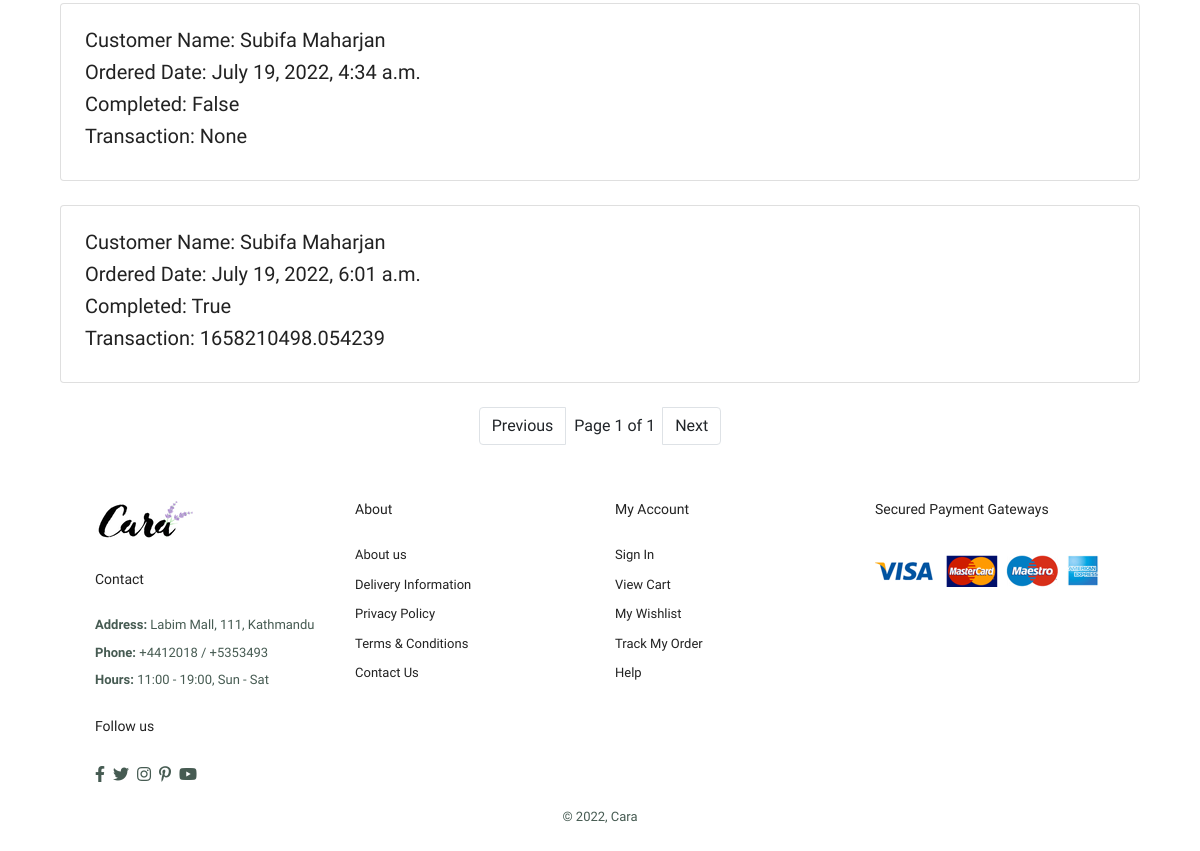
/view_orders/ (signed in, lower part), run on an earlier commit of the app's database.
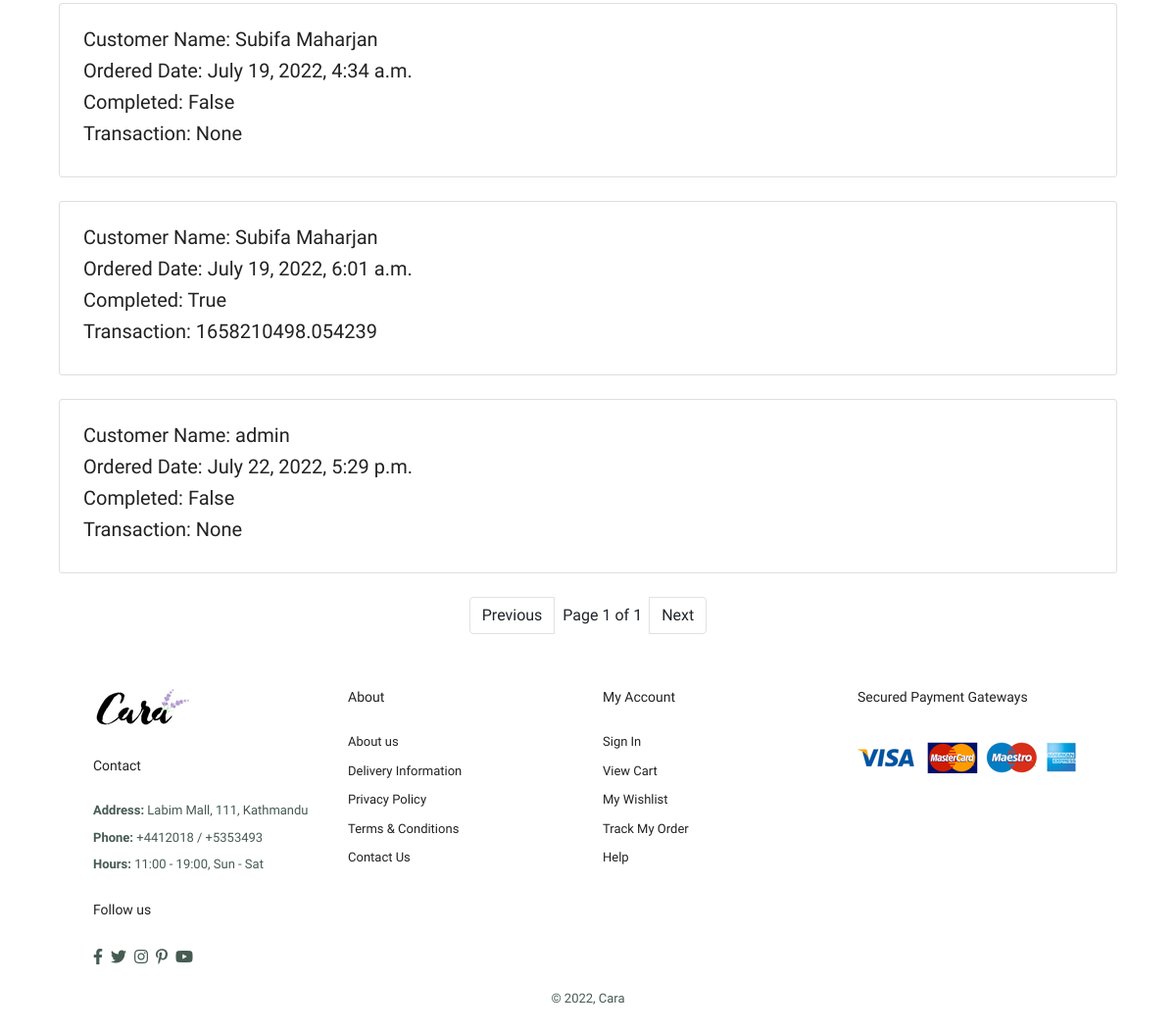
And on a later commit of the database.
### store/models.py (models this page shows, shortened)
class Order(models.Model):
	customer = models.ForeignKey(Customer, on_delete=models.SET_NULL, null=True, blank=True)
	date_ordered = models.DateTimeField(auto_now_add=True)
	complete = models.BooleanField(default=False)
	transaction_id = models.CharField(max_length=100, null=True)

class Customer(models.Model):
	user = models.OneToOneField(User, null=True, blank=True, on_delete=models.CASCADE)
	name = models.CharField(max_length=200, null=True, default="admin")
	email = models.CharField(max_length=200, default="admin@admin.com")

### store/views.py (the view)
# urls.py: path('view_orders/', views.OrderListView.as_view(template_name="admin/orders_list.html"), name="orders_list"),
class OrderListView(LoginRequiredMixin, ListView):
	login_url = "/login/"
	model = Order
	paginate_by = 10

### store/templates/admin/orders_list.html (shortened to what this page needs)
{% extends "base/index.html" %}
{% block content %}
<div class="container">
{% for order in object_list %}
<div class="col">
  <div class=" card my-4 p-4">
    <div class="">
      <h4>Customer Name: {{order.customer.name}}</h4>
      <h4>Ordered Date: {{order.date_ordered}}</h4>
      <h4>Completed: {{order.complete}}</h4>
      <h4>Transaction: {{order.transaction_id}}</h4>
    </div>
  </div>
</div>
{% empty %}
  <h2>No Orders Yet</h2>
{% endfor %}
{% include "base/pagination.html" %}
</div>
{% endblock %}

What changed in the data, as far as the page shows it:
added Order: customer.name "admin", date_ordered "July 22, 2022, 5:29 p.m.", complete "False", transaction_id "None"
